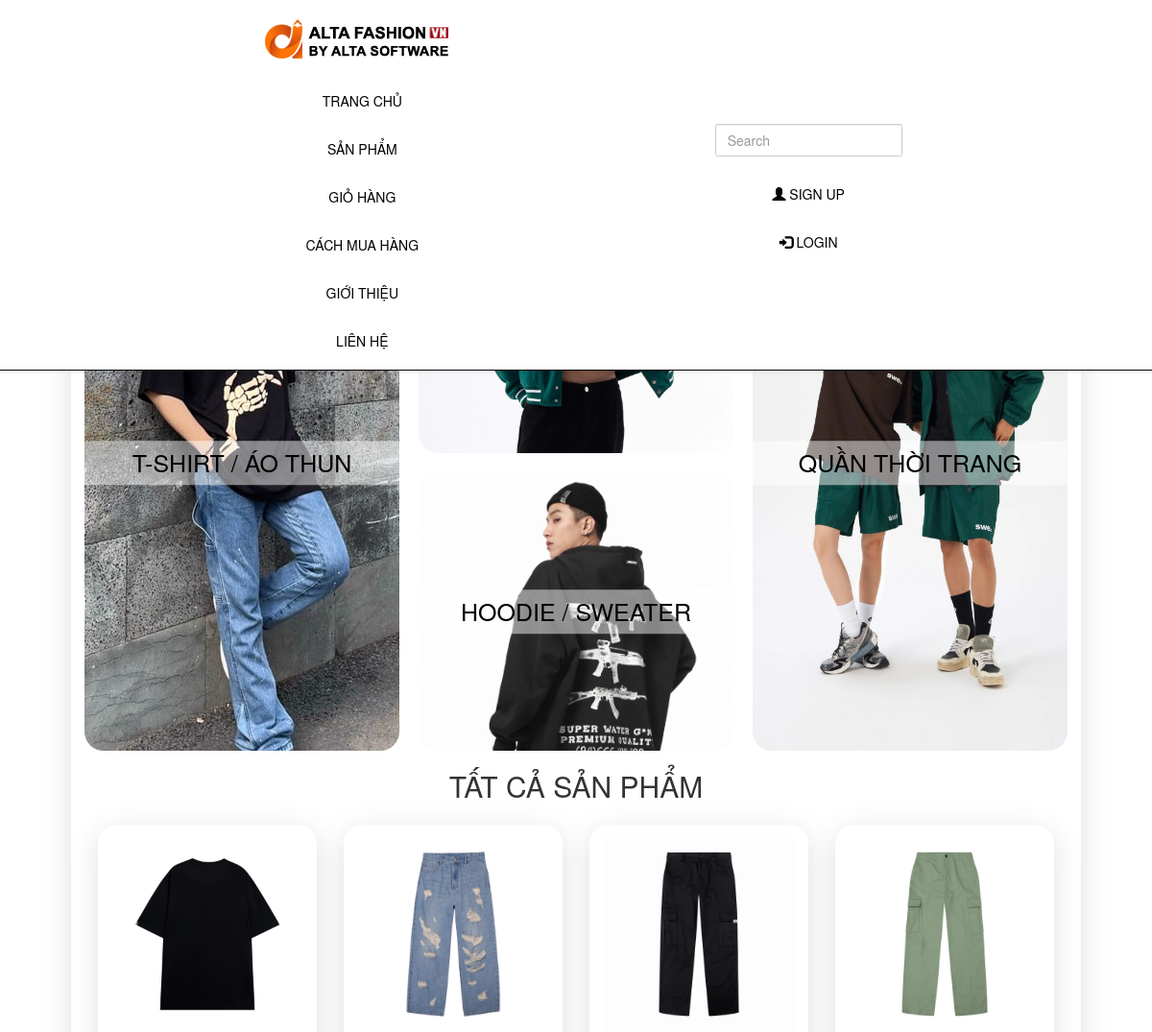
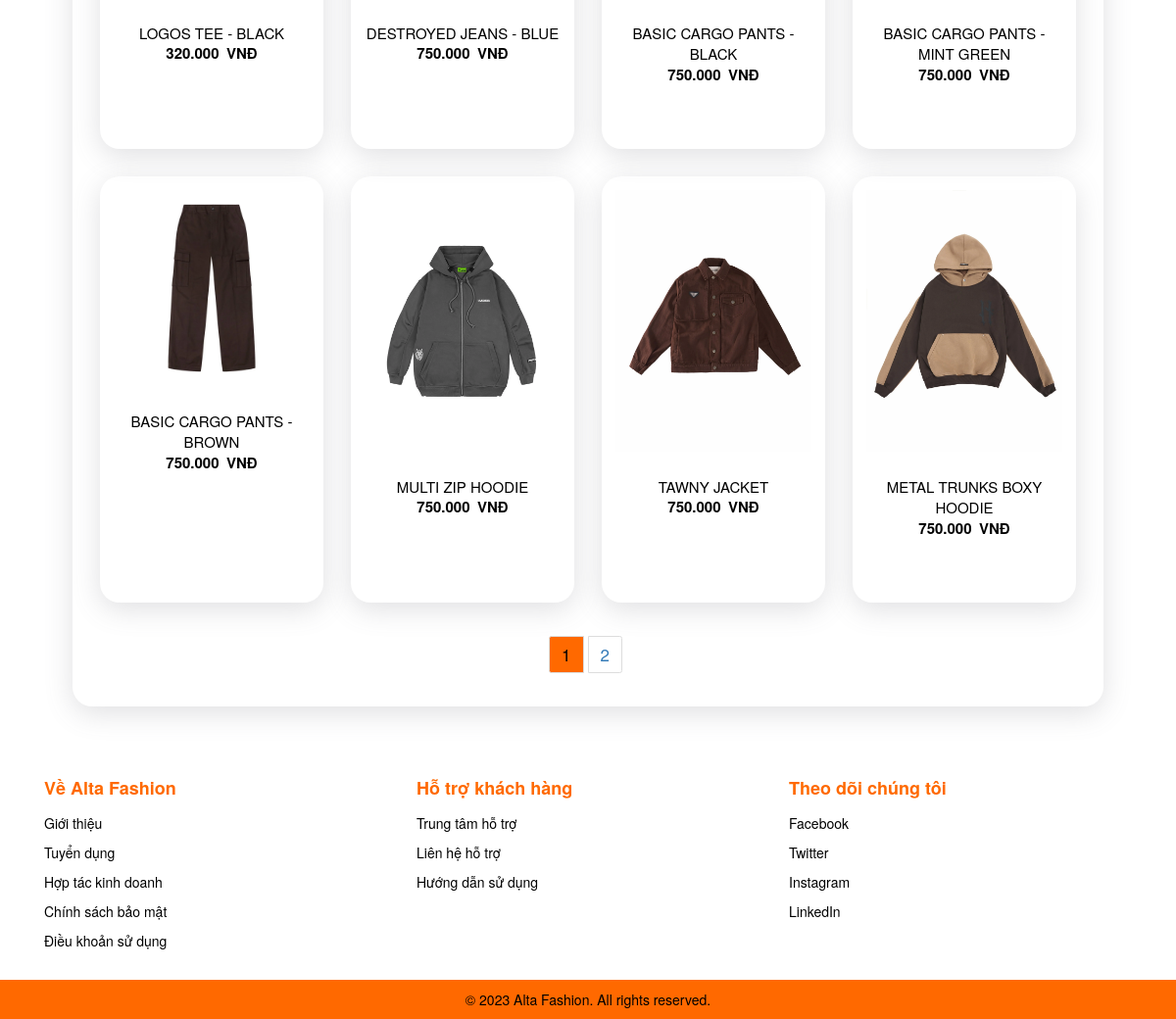
The page /?thamso=xuat_san_pham_2 on the database its author committed (2 pictures, top to bottom).
### tables this page shows
CREATE TABLE `menu_ngang` (
  `id` int(11) NOT NULL,
  `ten` varchar(256) NOT NULL,
  `noi_dung` mediumtext NOT NULL,
  `loai_menu` varchar(256) NOT NULL
);

CREATE TABLE `menu_doc` (
  `id` int(11) NOT NULL,
  `ten` varchar(256) NOT NULL,
  `anh` varchar(500) NOT NULL
);

CREATE TABLE `san_pham` (
  `id` int(11) NOT NULL,
  `ten` varchar(256) NOT NULL,
  `gia` int(255) NOT NULL,
  `hinh_anh` varchar(256) NOT NULL,
  `noi_dung` mediumtext NOT NULL,
  `thuoc_menu` int(255) NOT NULL,
  `noi_bat` varchar(256) NOT NULL,
  `trang_chu` varchar(256) NOT NULL,
  `sap_xep_trang_chu` int(255) NOT NULL
);

### chuc_nang/san_pham/xuat_toan_bo_san_pham.php (the view, shortened to what this page needs)
<?php
    include('chuc_nang/danh_muc/xuat_danh_muc_san_pham.php');
?>
<h2>TẤT CẢ SẢN PHẨM</h2>
<div class="product-list">
<?php
    $so_du_lieu=8;
    if(!isset($_GET['trang'])){$vtbd=0;}else{$vtbd=($_GET['trang']-1)*$so_du_lieu;}
    $tv="select id,ten,gia,hinh_anh,thuoc_menu from san_pham order by id desc limit $vtbd,$so_du_lieu";
    $tv_1=mysqli_query($conn,$tv);
    while($tv_2=mysqli_fetch_array($tv_1))
    {
        echo "<div class='product'>";
        if($tv_2!=false)
        {
            $link_anh="hinh_anh/san_pham/".$tv_2['hinh_anh'];
            $link_chi_tiet="?thamso=chi_tiet_san_pham&id=".$tv_2['id'];
            $gia=$tv_2['gia'];
            $gia=number_format($gia,0,",",".");
            echo "<a href='$link_chi_tiet' >";
            echo "<img src='$link_anh' width='200px' class='product_img'>";
            echo "</a>";
            echo "<br>";
            echo "<br>";
            echo "<div class='product_details'>";
            echo "<div class='product_name'>";
            echo "<a href='$link_chi_tiet' >";
            echo $tv_2['ten'];
            echo "</a><br>";
            echo "</div>";
            echo "<div class='product_price'>";
            echo $gia.'&ensp;VNĐ';
            echo "</div>";
            echo "</div>";
            echo "<br>";
        }
        else
        {
            echo "<div class='product_details'>";
            echo "<div class='product_name'>Không tìm thấy sản phẩm</div>";
            echo "</div>";
        }
        echo "</div>";
    }
?>
</div>
<?php
	include('chuc_nang/pagination/pagination.php');
?>

### chuc_nang/menu_ngang/menu_ngang.php
<?php
    $tv="select id,ten,loai_menu from menu_ngang order by id";
    $tv_1=mysqli_query($conn,$tv);
    echo '<nav class="navbar navbar-inverse navbar-fixed-top">
				<ul class="nav navbar-nav navbar-left">
					<li style="margin-right:1em"><a href="index.php" class="active"><img src="hinh_anh/logo/logo.png" class="logo"></a></li>
					<li><a href="index.php">TRANG CHỦ</a></li>';
					while($tv_2=mysqli_fetch_array($tv_1))
					{
						if($tv_2['loai_menu']==""){$link_menu="?thamso=xuat_mot_tin&id=".$tv_2['id'];}
						if($tv_2['loai_menu']=="gio_hang"){$link_menu="?thamso=gio_hang";}
						if($tv_2['loai_menu']=="san_pham"){$link_menu="?thamso=xuat_san_pham_2";}
						echo "<li class='nav-item'><a href='$link_menu'>";
							echo $tv_2['ten'];
						echo "</a></li>";
					}
		echo '</ul>';
		echo'<ul class="nav navbar-nav navbar-right">
		<li style="margin-top:9px;">';
		include('chuc_nang/tim_kiem/vung_tim_kiem.php');
		echo '</li>
					<li><a href="#"><span class="glyphicon glyphicon-user"></span> SIGN UP</a></li>
					<li><a href="#"><span class="glyphicon glyphicon-log-in"></span> LOGIN</a></li>
			</ul>
    </nav>';
?>

### chuc_nang/danh_muc/xuat_danh_muc_san_pham.php
<h2>DANH MỤC SẢN PHẨM</h2>
<div class="grid-container">
  <?php
    $tv="select * from menu_doc order by id limit 4";
    $tv_1=mysqli_query($conn, $tv);
    while ($tv_2 = mysqli_fetch_array($tv_1)) {
      $link_menu = "?thamso=xuat_san_pham&id=".$tv_2['id'];
      $link_anh="hinh_anh/danh_muc/".$tv_2['anh'];
      echo '<a href="'.$link_menu.'" class="grid-item">';
      echo '<div class="grid-item-wrapper" style="background-color: rgba(255, 255, 255, 1);position: relative;">';
      echo "<img src='$link_anh' class='category_img' style='object-fit: cover; width: 100%; height: 100%;'>";
      echo '<div class="grid-item-content" style="position: absolute; left: 50%; top: 50%; transform: translate(-50%, -50%);">';
      $ten= $tv_2['ten'];
      $teninhoa=mb_strtoupper($ten,"UTF-8");
      echo $teninhoa;
      echo "</div>";
      echo "</div>";
      echo "</a>";
    }
  ?>
</div>

### giao_dien/giao_dien.css (style rules this page uses)
a { text-decoration: none; }
.navbar { background-color: #fff !important; color: black !important; border: none; box-shadow: 0 0 4px 0 rgba(0, 0, 0, 0.2); }
.navbar a { color: black !important; }
.navbar-nav.navbar-left { display: flex; align-items: center; justify-content: center; margin: 0; padding: 0; }
.navbar-nav.navbar-right { margin-top: 12px; margin-right:5px; }
.product-list { display: flex; flex-wrap: wrap; }
.product { flex-basis: calc(25% - 2em); margin: 1em; padding: 1em; text-align: center; border-radius: 20px; box-shadow: rgba(100, 100, 111, 0.2) 0px 7px 29px 0px; transition: transform 0.2s; overflow: hidden; }
.product_img { transition: transform 0.2s; }
.category_img { border-radius: 20px; transition: transform 0.2s; }
.product_details { border-radius: 8px; height: 100px; }
.product_name { padding-top: 5px; width: 100%; }
.product_name a { font-size: 15px; margin: auto; color:#000; text-decoration: none; }
.product_price { width: 100%; height: 30px; color: #000; font-weight: bold; font-size: 15px; }
.grid-container { display: grid; grid-template-columns: repeat(3, 1fr); grid-gap: 20px; margin-top: 20px; }
.grid-item:nth-child(1) { grid-column: 1 / 2; grid-row: 1 / 3; height: 600px; }
.grid-item:nth-child(2) { grid-column: 2 / 3; grid-row: 1 / 2; height: 290px; }
.grid-item:nth-child(3) { grid-column: 2 / 3; grid-row: 2 / 3; height: 290px; }
.grid-item:nth-child(4) { grid-column: 3 / 4; grid-row: 1 / 3; height: 600px; }
.grid-item-content { background: rgba(255, 255, 255, 0.484); border-radius: 2px; width: 100%; position: absolute; top: 50%; left: 50%; transform: translate(-50%, -50%); padding: 5px; margin: 0; color: #000; font-size: 25px; }

### rows shown on the page
menu_ngang: ten "SẢN PHẨM"
menu_ngang: ten "GIỎ HÀNG"
menu_ngang: ten "CÁCH MUA HÀNG"
menu_ngang: ten "GIỚI THIỆU"
menu_ngang: ten "LIÊN HỆ"
menu_doc: anh (picture), ten "T-SHIRT / ÁO THUN"
menu_doc: anh (picture), ten "HOODIE / SWEATER"
menu_doc: anh (picture), ten "QUẦN THỜI TRANG"
san_pham: hinh_anh (picture), ten "LOGOS TEE - BLACK", gia "320.000"
san_pham: hinh_anh (picture), ten "DESTROYED JEANS - BLUE", gia "750.000"
san_pham: hinh_anh (picture), ten "BASIC CARGO PANTS - BLACK", gia "750.000"
san_pham: hinh_anh (picture), ten "BASIC CARGO PANTS - MINT GREEN", gia "750.000"
san_pham: hinh_anh (picture), ten "BASIC CARGO PANTS - BROWN", gia "750.000"
san_pham: hinh_anh (picture), ten "MULTI ZIP HOODIE", gia "750.000"
san_pham: hinh_anh (picture), ten "TAWNY JACKET", gia "750.000"
san_pham: hinh_anh (picture), ten "METAL TRUNKS BOXY HOODIE", gia "750.000"
